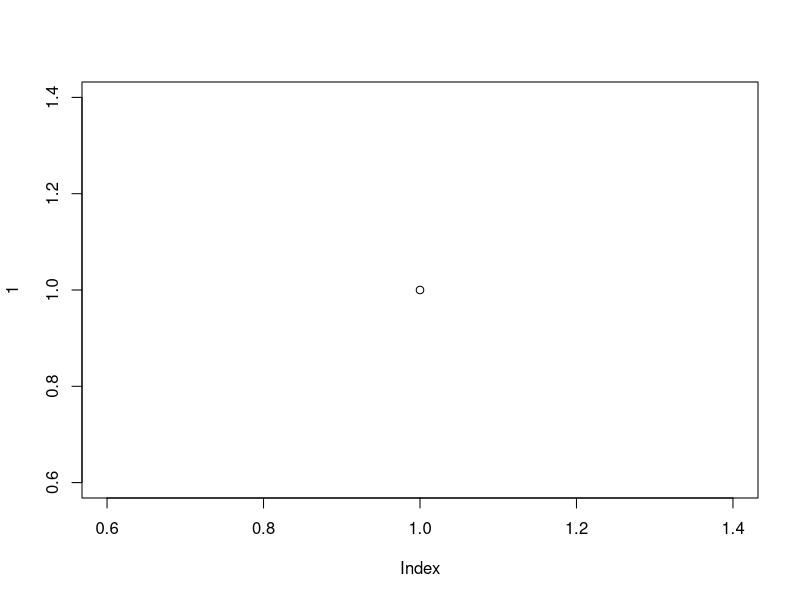
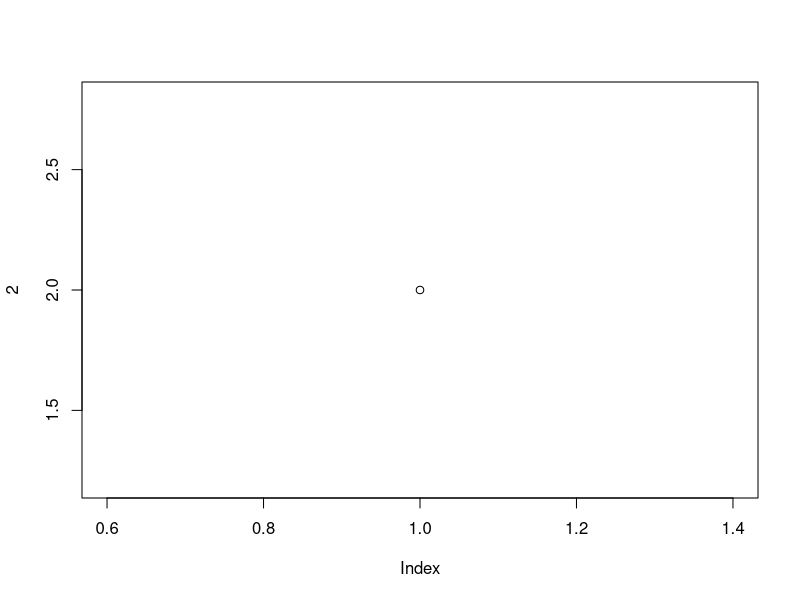

Here is the R script that generated these plots, in order:
## ---- chunk 1
#| fig-cap: plot(1)
#| fig.width: 3
plot(1)
## ---- chunk 2
#| fig.width: 3
plot(2)
